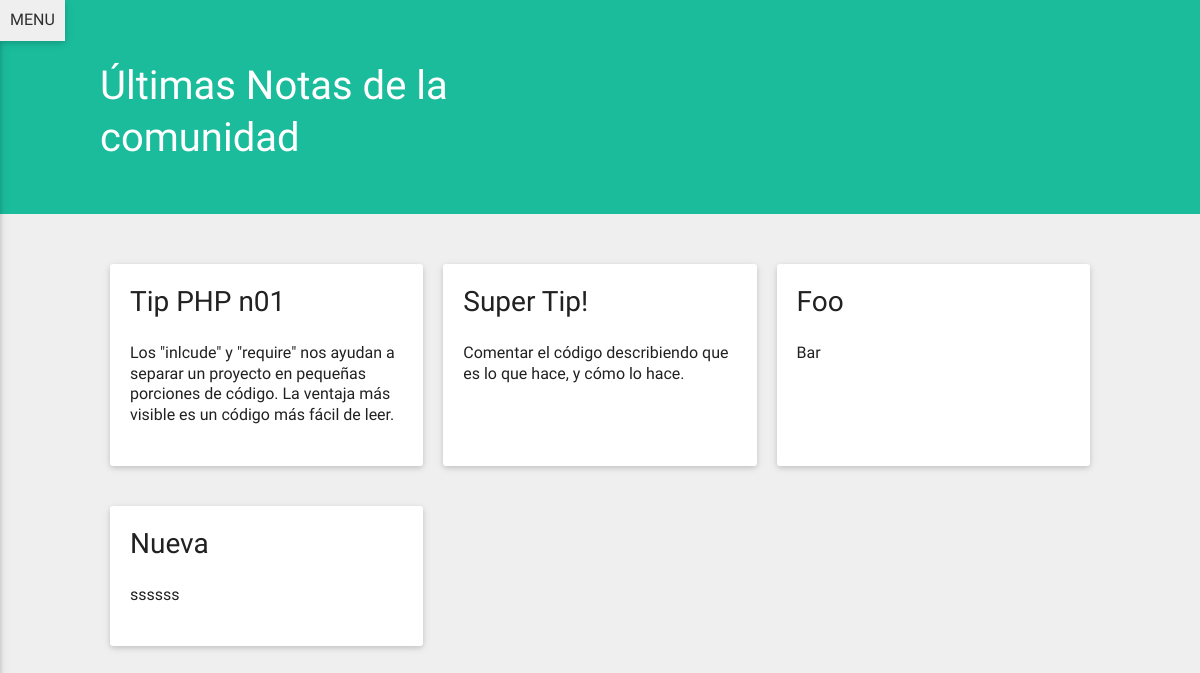
The page / on the database its author committed.
### tables this page shows
CREATE TABLE `notas` (
  `nota_ID` int(20) NOT NULL AUTO_INCREMENT,
  `user_ID` int(20) NOT NULL,
  `nota_titulo` text NOT NULL,
  `nota_contenido` longtext,
  `nota_privacidad` varchar(45) DEFAULT 'publica',
  PRIMARY KEY (`nota_ID`)
);

### DB/DB_conexion.php (called while the page is built, shortened)
<?php
function conectar_Base_de_Datos() {
  $mysql_hostname = "localhost";
  $mysql_user = "root";
  $mysql_password = "";
  $database_name = "mis_notas_app";
  $conexion =  mysqli_connect( $mysql_hostname, $mysql_user, $mysql_password, $database_name );
  mysqli_set_charset( $conexion, "utf8" );
  if ( mysqli_connect_errno() ) {
    echo "No se pudo conectar a la Base de Datos.";
    echo "MySQL Error: ". mysqli_connect_error();
  } else {
    return $conexion;
  }
}
function leer_datos( $sql ) {
  $conexion = conectar_Base_de_Datos();
  $resultado = mysqli_query( $conexion, $sql );
  $resultado_final = array();
  while ( $row = mysqli_fetch_assoc( $resultado ) )
  {
    array_push( $resultado_final, $row );
  }
  return $resultado_final;
}

### DB/DB_funciones_notas.php (called while the page is built, shortened)
<?php
function traer_notas_publicas() {
  return leer_datos( "SELECT * FROM notas WHERE nota_privacidad='publica';" );
}

### _common.php (called while the page is built, shortened)
<?php
  include 'DB/DB_conexion.php';
  include 'DB/DB_funciones_notas.php';
  function mas_de_una_nota($notas) {
    if ( isset($notas[0]) ) {
      return true;
    } else {
      return false;
    }
  }

### index.php (the view, shortened to what this page needs)
<?php
  include '_common.php';
?>
<!DOCTYPE html>
<html>
  <?php include 'modulos/_head.php' ?>
<body>
  <?php include 'modulos/_menu.php' ?>
  <main class="g--10 g-m--12 m--2 m-m--0 no-margin-vertical">
    <header class="container--wrap">
      <h1 class="m--1 g--4 g-s--12">Últimas Notas de la comunidad</h1>
    </header>
    <div class="g--10 m--1 container container--wrap--s">
      <?php
        $notas = traer_notas_publicas();
        $html = '';
        if ( mas_de_una_nota($notas) ) {
          foreach ( $notas as $nota ) {
            $html .='<div class="g--4 g-s--12 fade-in-from-top card">';
            $html .='<h3>'. $nota['nota_titulo'] .'</h3>';
            $html .='<p>'. $nota['nota_contenido'] .'</p>';
            $html .='</div>';
          }
        }
        echo $html;
      ?>
    </div>
  </main>
</body>

### css/surface_styles.css (style rules this page uses)
body,html { width:100% }
body { display:flex;-webkit-flex-wrap:wrap;-ms-flex-wrap:wrap;flex-wrap:wrap }
a,abbr,acronym,address,applet,article,aside,audio,b,big,blockquote,body,canvas,caption,center,cite,code,dd,del,details,dfn,div,dl,dt,em,embed,fieldset,figcaption,figure,footer,form,h1,h2,h3,h4,h5,h6,header,hgroup,html,i,iframe,img,ins,kbd,label,legend,li,mark,menu,nav,object,ol,output,p,pre,q,ruby,s,samp,section,small,span,strike,strong,sub,summary,sup,table,tbody,td,tfoot,th,thead,time,tr,tt,u,ul,var,video { margin:0;padding:0;border:0;font:inherit;vertical-align:baseline;box-sizing:border-box }
article,aside,details,figcaption,figure,footer,header,hgroup,menu,nav,section { display:block }
.m--1 { margin-left:8.33333% }
.m--2 { margin-left:16.66667% }
.g--4 { width:33.33333%;margin-top:40px;margin-bottom:40px }
.g--10 { width:83.33333%;margin-top:40px;margin-bottom:40px }
@media screen and (max-width:1200px) { .g-m--12 { width:100%;margin-top:26px;margin-bottom:26px } }
[class*=container] { display:-webkit-flex;display:-ms-flexbox;display:flex;-webkit-flex-wrap:wrap;-ms-flex-wrap:wrap;flex-wrap:wrap }
.container--wrap { -webkit-flex-wrap:wrap;-ms-flex-wrap:wrap;flex-wrap:wrap }
@media screen and (max-width:1200px) { .m-m--0 { margin-left:0 } }
.card { box-shadow:0 2px 5px 0 rgba(0,0,0,.12),0 2px 10px 0 rgba(0,0,0,.09);border-radius:3px }
.card,.tile { padding:20px;background:#fff }
a,aside,body,div,h1,h2,h3,h4,h5,h6,header,input,label,menu,p { font-family:Roboto,sans-serif;color:#212121 }
h1,h2,h3,h4,h5,h6 { margin-bottom:.8em;line-height:130% }
p { margin-bottom:20px }
h1 { font-size:40px }
h3 { font-size:28px }
a,p { font-size:16px }
body { background:#efefef;line-height:130% }
header { width:100%;padding-top:10px;padding-bottom:10px;background:#1abc9c;margin-bottom:70px }
header h1,header h2,header h3 { color:#fff }
@media screen and (max-width:1200px) { header { margin-bottom:34px;padding-top:20px } }
.no-margin-top,.no-margin-vertical { margin-top:0!important }
.no-margin-bottom,.no-margin-vertical { margin-bottom:0!important }
.fade-in-from-top { opacity:0;-webkit-transform:translateY(-6px);transform:translateY(-6px);animation:fadeInVert .5s ease-out forwards;-webkit-animation:fadeInVert .5s ease-out forwards }
.container [class*=card] { margin:1% 1% 30px!important }
@media screen and (min-width:900px) { .container [class*=card].g--4 { width:31.3333%!important } }

### rows shown on the page
notas: nota_titulo "Tip PHP n01", nota_contenido "Los \"inlcude\" y \"require\" nos ayudan a separar un proyecto en pequeñas porciones de código. La ventaja más visible es un código más fácil de leer."
notas: nota_titulo "Super Tip!", nota_contenido "Comentar el código describiendo que es lo que hace, y cómo lo hace."
notas: nota_titulo "Foo", nota_contenido "Bar"
notas: nota_titulo "Nueva", nota_contenido "ssssss"
